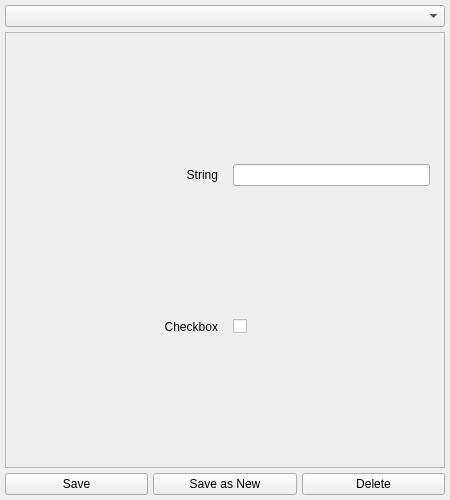
<?xml version="1.0" encoding="UTF-8"?>
<ui version="4.0">
 <class>ServerConfig</class>
 <widget class="QWidget" name="ServerConfig">
  <property name="geometry">
   <rect>
    <x>0</x>
    <y>0</y>
    <width>450</width>
    <height>500</height>
   </rect>
  </property>
  <property name="windowTitle">
   <string>Server Configuration</string>
  </property>
  <layout class="QVBoxLayout" name="verticalLayout">
   <property name="spacing">
    <number>5</number>
   </property>
   <property name="leftMargin">
    <number>5</number>
   </property>
   <property name="topMargin">
    <number>5</number>
   </property>
   <property name="rightMargin">
    <number>5</number>
   </property>
   <property name="bottomMargin">
    <number>5</number>
   </property>
   <item>
    <widget class="QComboBox" name="file_selector"/>
   </item>
   <item>
    <widget class="QScrollArea" name="options_pane">
     <property name="sizePolicy">
      <sizepolicy hsizetype="Minimum" vsizetype="Minimum">
       <horstretch>0</horstretch>
       <verstretch>0</verstretch>
      </sizepolicy>
     </property>
     <property name="lineWidth">
      <number>1</number>
     </property>
     <property name="verticalScrollBarPolicy">
      <enum>Qt::ScrollBarPolicy::ScrollBarAsNeeded</enum>
     </property>
     <property name="horizontalScrollBarPolicy">
      <enum>Qt::ScrollBarPolicy::ScrollBarAlwaysOff</enum>
     </property>
     <property name="widgetResizable">
      <bool>true</bool>
     </property>
     <widget class="QWidget" name="options_pane_contents">
      <property name="geometry">
       <rect>
        <x>0</x>
        <y>0</y>
        <width>438</width>
        <height>420</height>
       </rect>
      </property>
      <property name="sizePolicy">
       <sizepolicy hsizetype="Minimum" vsizetype="Minimum">
        <horstretch>0</horstretch>
        <verstretch>0</verstretch>
       </sizepolicy>
      </property>
      <layout class="QVBoxLayout" name="verticalLayout_2">
       <item>
        <widget class="QWidget" name="example_widget_string" native="true">
         <property name="sizePolicy">
          <sizepolicy hsizetype="Expanding" vsizetype="Fixed">
           <horstretch>0</horstretch>
           <verstretch>0</verstretch>
          </sizepolicy>
         </property>
         <layout class="QHBoxLayout" name="horizontalLayout" stretch="1,1">
          <property name="spacing">
           <number>15</number>
          </property>
          <property name="leftMargin">
           <number>5</number>
          </property>
          <property name="topMargin">
           <number>5</number>
          </property>
          <property name="rightMargin">
           <number>5</number>
          </property>
          <property name="bottomMargin">
           <number>5</number>
          </property>
          <item>
           <widget class="QLabel" name="option_label_string">
            <property name="text">
             <string>String</string>
            </property>
            <property name="alignment">
             <set>Qt::AlignmentFlag::AlignRight|Qt::AlignmentFlag::AlignTrailing|Qt::AlignmentFlag::AlignVCenter</set>
            </property>
           </widget>
          </item>
          <item>
           <widget class="QLineEdit" name="option_input"/>
          </item>
         </layout>
        </widget>
       </item>
       <item>
        <widget class="QWidget" name="example_widget_checkbox" native="true">
         <property name="sizePolicy">
          <sizepolicy hsizetype="Expanding" vsizetype="Fixed">
           <horstretch>0</horstretch>
           <verstretch>0</verstretch>
          </sizepolicy>
         </property>
         <layout class="QHBoxLayout" name="horizontalLayout_2" stretch="0,0">
          <property name="spacing">
           <number>15</number>
          </property>
          <property name="leftMargin">
           <number>5</number>
          </property>
          <property name="topMargin">
           <number>5</number>
          </property>
          <property name="rightMargin">
           <number>5</number>
          </property>
          <property name="bottomMargin">
           <number>5</number>
          </property>
          <item>
           <widget class="QLabel" name="option_label_checkbox">
            <property name="text">
             <string>Checkbox</string>
            </property>
            <property name="alignment">
             <set>Qt::AlignmentFlag::AlignRight|Qt::AlignmentFlag::AlignTrailing|Qt::AlignmentFlag::AlignVCenter</set>
            </property>
           </widget>
          </item>
          <item>
           <widget class="QCheckBox" name="option_checkbox"/>
          </item>
         </layout>
        </widget>
       </item>
      </layout>
     </widget>
    </widget>
   </item>
   <item>
    <widget class="QWidget" name="file_operations" native="true">
     <property name="sizePolicy">
      <sizepolicy hsizetype="Preferred" vsizetype="Fixed">
       <horstretch>0</horstretch>
       <verstretch>0</verstretch>
      </sizepolicy>
     </property>
     <layout class="QHBoxLayout" name="horizontalLayout_36">
      <property name="spacing">
       <number>5</number>
      </property>
      <property name="leftMargin">
       <number>0</number>
      </property>
      <property name="topMargin">
       <number>0</number>
      </property>
      <property name="rightMargin">
       <number>0</number>
      </property>
      <property name="bottomMargin">
       <number>0</number>
      </property>
      <item>
       <widget class="QPushButton" name="save_button">
        <property name="text">
         <string>Save</string>
        </property>
       </widget>
      </item>
      <item>
       <widget class="QPushButton" name="save_as_new_button">
        <property name="text">
         <string>Save as New</string>
        </property>
       </widget>
      </item>
      <item>
       <widget class="QPushButton" name="delete_button">
        <property name="text">
         <string>Delete</string>
        </property>
       </widget>
      </item>
     </layout>
    </widget>
   </item>
  </layout>
 </widget>
 <resources/>
 <connections/>
</ui>
